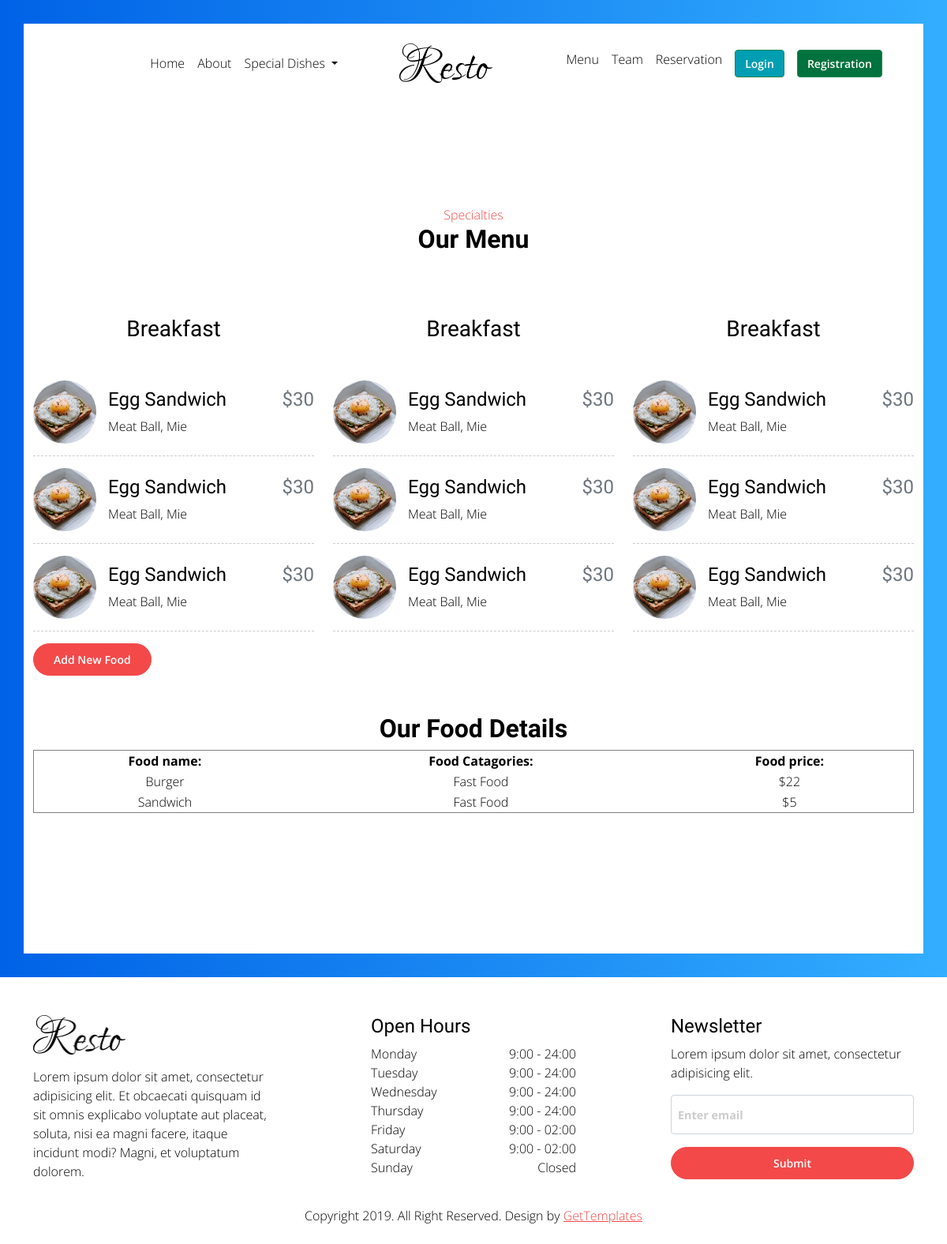
The app's page /menu/ with its own data.
### website_template/models.py (models this page shows, shortened)
class Menu(models.Model):
    Food_name = models.CharField(max_length=100)
    Food_Catagories = models.CharField(max_length=50)
    Food_price = models.IntegerField()

### website_template/views.py (the view)
# urls.py: path('menu/', views.menu, name='menu'),
def menu(request):
    if request.method == 'POST':
        form = MenuForm(request.POST or None)
        if form.is_valid():
            form.save()
            messages.success(request,('Food is added Successfully!'))
    food = Menu.objects.all
    dic = {'text1':'Our Food Details ' , 'food_list': food , 'pr':'$'}
    return render(request,'menu.html', dic)

### templates/menu.html (shortened to what this page needs)
{% extends "base.html" %}
{% block body_block %}
{% load static %}
                <section id="gtco-menu" class="section-padding">
                    <div class="container">
                        <div class="section-content">
                            <div class="row mb-5">
                                <div class="col-md-12">
                                    <div class="heading-section text-center">
                                        <span class="subheading">
                                            Specialties
                                        </span>
                                        <h2>
                                            Our Menu
                                        </h2>
                                    </div>
                                </div>
                            </div>
                            <div class="row">
                                <div class="col-lg-4 menu-wrap">
                                    <div class="heading-menu">
                                        <h3 class="text-center mb-5">Breakfast</h3>
                                    </div>
                                    <div class="menus d-flex align-items-center">
                                        <div class="menu-img rounded-circle">
                                            <img class="img-fluid" src="{% static 'img/breakfast-1.jpg' %}" alt="">
                                        </div>
                                        <div class="text-wrap">
                                            <div class="row align-items-start">
                                                <div class="col-8">
                                                    <h4>Egg Sandwich</h4>
                                                </div>
                                                <div class="col-4">
                                                    <h4 class="text-muted menu-price">$30</h4>
                                                </div>
                                            </div>
                                            <p>Meat Ball, Mie</p>
                                        </div>
                                    </div>
                                    <div class="menus d-flex align-items-center">
                                        <div class="menu-img rounded-circle">
                                            <img class="img-fluid" src="{% static 'img/breakfast-1.jpg' %}" alt="">
                                        </div>
                                        <div class="text-wrap">
                                            <div class="row align-items-start">
                                                <div class="col-8">
                                                    <h4>Egg Sandwich</h4>
                                                </div>
                                                <div class="col-4">
                                                    <h4 class="text-muted menu-price">$30</h4>
                                                </div>
                                            </div>
                                            <p>Meat Ball, Mie</p>
                                        </div>
                                    </div>
                                    <div class="menus d-flex align-items-center">
                                        <div class="menu-img rounded-circle">
                                            <img class="img-fluid" src="{% static 'img/breakfast-1.jpg' %}" alt="">
                                        </div>
                                        <div class="text-wrap">
                                            <div class="row align-items-start">
                                                <div class="col-8">
                                                    <h4>Egg Sandwich</h4>
                                                </div>
                                                <div class="col-4">
                                                    <h4 class="text-muted menu-price">$30</h4>
                                                </div>
                                            </div>
                                            <p>Meat Ball, Mie</p>
                                        </div>
                                    </div>
                                </div>
                                <div class="col-lg-4 menu-wrap">
                                    <div class="heading-menu">
                                        <h3 class="text-center mb-5">Breakfast</h3>
                                    </div>
                                    <div class="menus d-flex align-items-center">
                                        <div class="menu-img rounded-circle">
                                            <img class="img-fluid" src="{% static 'img/breakfast-1.jpg' %}" alt="">
                                        </div>
                                        <div class="text-wrap">
                                            <div class="row align-items-start">
                                                <div class="col-8">
                                                    <h4>Egg Sandwich</h4>
                                                </div>
                                                <div class="col-4">
                                                    <h4 class="text-muted menu-price">$30</h4>
                                                </div>
                                            </div>
                                            <p>Meat Ball, Mie</p>
                                        </div>
                                    </div>
                                    <div class="menus d-flex align-items-center">
                                        <div class="menu-img rounded-circle">
                                            <img class="img-fluid" src="{% static 'img/breakfast-1.jpg' %}" alt="">
                                        </div>
                                        <div class="text-wrap">
                                            <div class="row align-items-start">
                                                <div class="col-8">
                                                    <h4>Egg Sandwich</h4>
                                                </div>
                                                <div class="col-4">
                                                    <h4 class="text-muted menu-price">$30</h4>
                                                </div>
                                            </div>
                                            <p>Meat Ball, Mie</p>
                                        </div>
                                    </div>
                                    <div class="menus d-flex align-items-center">
                                        <div class="menu-img rounded-circle">
                                            <img class="img-fluid" src="{% static 'img/breakfast-1.jpg' %}" alt="">
                                        </div>
                                        <div class="text-wrap">
                                            <div class="row align-items-start">
                                                <div class="col-8">
                                                    <h4>Egg Sandwich</h4>
                                                </div>
                                                <div class="col-4">
                                                    <h4 class="text-muted menu-price">$30</h4>
                                                </div>
                                            </div>
                                            <p>Meat Ball, Mie</p>
                                        </div>
                                    </div>
                                </div>
                                <div class="col-lg-4 menu-wrap">
                                    <div class="heading-menu">
                                        <h3 class="text-center mb-5">Breakfast</h3>
                                    </div>
                                    <div class="menus d-flex align-items-center">
                                        <div class="menu-img rounded-circle">
                                            <img class="img-fluid" src="{% static 'img/breakfast-1.jpg' %}" alt="">
                                        </div>
                                        <div class="text-wrap">
                                            <div class="row align-items-start">
                                                <div class="col-8">
                                                    <h4>Egg Sandwich</h4>
                                                </div>
                                                <div class="col-4">
                                                    <h4 class="text-muted menu-price">$30</h4>
                                                </div>
                                            </div>
                                            <p>Meat Ball, Mie</p>
                                        </div>
                                    </div>
                                    <div class="menus d-flex align-items-center">
                                        <div class="menu-img rounded-circle">
                                            <img class="img-fluid" src="{% static 'img/breakfast-1.jpg' %}" alt="">
                                        </div>
                                        <div class="text-wrap">
                                            <div class="row align-items-start">
                                                <div class="col-8">
                                                    <h4>Egg Sandwich</h4>
                                                </div>
                                                <div class="col-4">
                                                    <h4 class="text-muted menu-price">$30</h4>
                                                </div>
                                            </div>
                                            <p>Meat Ball, Mie</p>
                                        </div>
                                    </div>
                                    <div class="menus d-flex align-items-center">
                                        <div class="menu-img rounded-circle">
                                            <img class="img-fluid" src="{% static 'img/breakfast-1.jpg' %}" alt="">
                                        </div>
                                        <div class="text-wrap">
                                            <div class="row align-items-start">
                                                <div class="col-8">
                                                    <h4>Egg Sandwich</h4>
                                                </div>
                                                <div class="col-4">
                                                    <h4 class="text-muted menu-price">$30</h4>
                                                </div>
                                            </div>
                                            <p>Meat Ball, Mie</p>
                                        </div>
                                    </div>
                                </div>
                            </div>
                            <div>
                                <button type="button" class="btn btn-primary" data-bs-toggle="modal" data-bs-target="#myModal">
                                Add New Food
                                </button>
                            </div>
                            <div class="row">
                                <div class="col-lg-12 mt-5 mb-5">
                                    <h2 class="text-center">{{ text1 }}</h2>
                                    <table border="1" width=100%>
                                        <tr class="text-center">
                                            <th>Food name:</th>
                                            <th>Food Catagories:</th>
                                            <th>Food price:</th>
                                        </tr>
                                        {% for row in food_list %}
                                        <tr class="text-center">
                                            <td>{{ row.Food_name }}</td>
                                            <td>{{ row.Food_Catagories }}</td>
                                            <td>{{ pr }}{{ row.Food_price }}</td>
                                        </tr>
                                        {% endfor %}
                                    </table>
                                </div>
                            </div>
                        </div>
                    </div>
                </section>
            </div>
{% endblock %}

### records on screen
Menu: Food_name "Burger", Food_Catagories "Fast Food", pr "$", Food_price "22"
Menu: Food_name "Sandwich", Food_Catagories "Fast Food", pr "$", Food_price "5"

### other values on screen
{{ text1 }} "Our Food Details"
